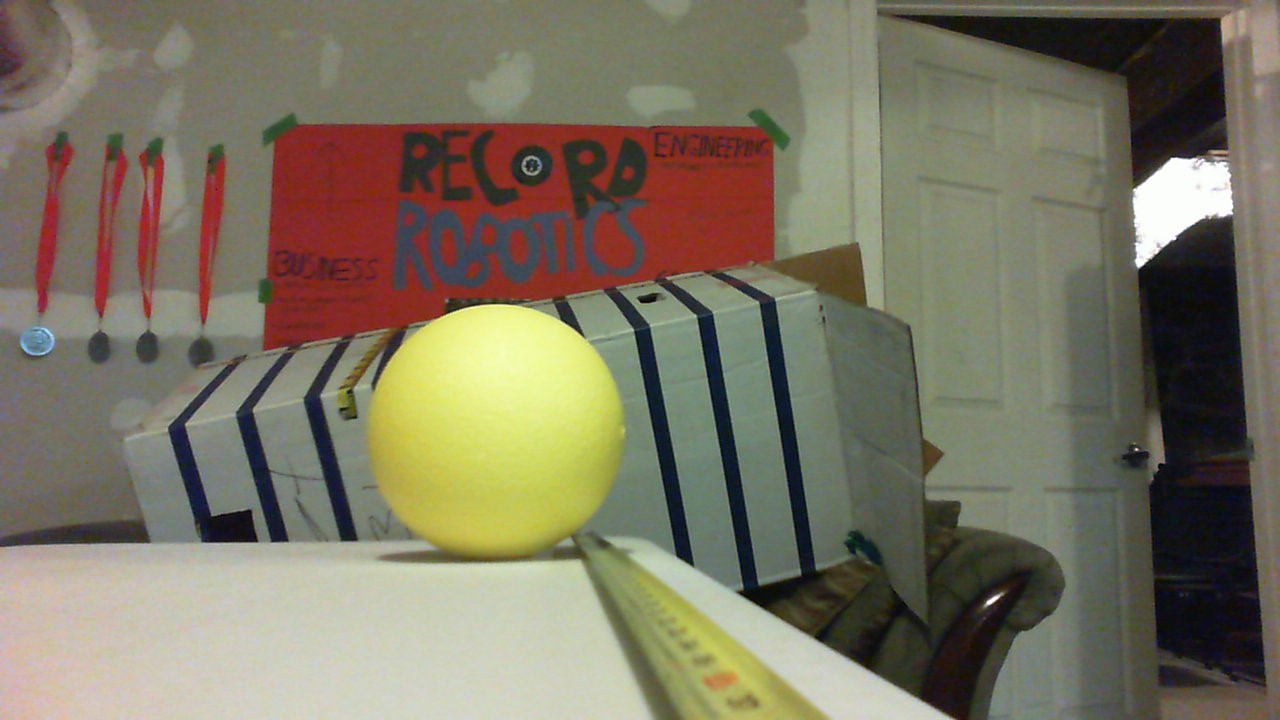
#> input picture Ball_3ft.jpg, 1280 x 720 px
$ python Distance.py   (older library calls are emulated)
#> lines starting #> are read from the running program, lines starting #| are printed output that depends on the picture; after the words box and inside, x2 and y2 are one past the last pixel; in counts of white or black regions, pixels touching at a corner belong together; long printed decimals are rounded
import cv2 as cv
import numpy as np
import math

'''
#load images
imgs = [
    cv.imread("OtherImgs\Ball_2ft.jpg"), #0
    cv.imread("OtherImgs\Ball_3ft.jpg"), #1
    cv.imread("OtherImgs\Ball_4ft.jpg"), #2
    cv.imread("OtherImgs\Ball_19deg.jpg"), #3
    cv.imread("2020SampleVisionImages\WPILib Robot Vision Images\BlueGoal-060in-Center.jpg"), #4
    cv.imread("2020SampleVisionImages\WPILib Robot Vision Images\BlueGoal-108in-Center.jpg"), #5
    cv.imread("2020SampleVisionImages\WPILib Robot Vision Images\BlueGoal-084in-Center.jpg"), #6
    cv.imread("2020SampleVisionImages\WPILib Robot Vision Images\BlueGoal-156in-Center.jpg"), #7
    cv.imread("2020SampleVisionImages\WPILib Robot Vision Images\BlueGoal-132in-Center.jpg"), #8
    cv.imread("2020SampleVisionImages\WPILib Robot Vision Images\BlueGoal-180in-Center.jpg"), #9
    cv.imread("2020SampleVisionImages\WPILib Robot Vision Images\BlueGoal-224in-Center.jpg"), #10
    cv.imread("2020SampleVisionImages\WPILib Robot Vision Images\BlueGoal-156in-Left.jpg"),   #11
    cv.imread("OtherImgs\GoalAtAngle.jpg"),  #12
    cv.imread("OtherImgs\GoalAtAngle_WithRit.jpg"), #13
    cv.imread("OtherImgs\GoalClose.jpg"), #14
    cv.imread("OtherImgs\goodFrame1.png") #15
    ]
'''
imgs = [cv.imread("Ball_3ft.jpg")]
cv.MergeExposures

#print(imgs[0].shape)
for i in range(len(imgs)):
    imgs[i] = cv.resize(imgs[i], (256, 144))
#> this loop made 1 pass
#> after the loop, imgs = 1 item

focalLength = 0
diagpx = 0
hpx = 0
diagFOV = 68.5
horizontalFOV = math.degrees(math.atan(math.tan(math.radians(diagFOV/2)) * (imgs[0].shape[1]/math.sqrt(imgs[0].shape[0]** 2 + imgs[0].shape[1]**2)) * 2))
#> horizontalFOV = 49.88
print(horizontalFOV, "HorizontalFOV")
#| 49.884 HorizontalFOV
ballWidth = 7
goalWidth = 39.25

def maskBalls(image):
    image = cv.cvtColor(image, cv.COLOR_BGR2HSV)
    #image = cv.GaussianBlur(image, (5,5), 0)
    #define colors
    upperLimit = np.array([75,255,255])
    lowerLimit = np.array([20,64,100])

    mask = cv.inRange(image.copy(), lowerLimit, upperLimit)

    return mask

# [7 lines left out: function findCircle, not called in this run]

def findDistance(width, focal, perWidth):
    return (width * focal) / perWidth

def calibrateBall(image, dist):
    global focalLength
    masked = maskBalls(image)

    _, contours, hierarchy = cv.findContours(masked, cv.RETR_EXTERNAL, cv.CHAIN_APPROX_NONE)

    myContour = max(contours, key=cv.contourArea)

    M = cv.moments(myContour, True)
    center = (int(M["m10"] / M["m00"]), int(M["m01"] / M["m00"]))

    area = cv.contourArea(myContour)
    diameter = math.sqrt(area/math.pi)*2

    focalLength = (diameter * dist)/ballWidth

def setDegPx(image):
    global diagpx
    global hpx

    width = image.shape[1]
    height = image.shape[0]
    diag = math.sqrt(width**2 + height**2)
    #print("diag", diag)

    diagpx = diagFOV/diag
    hpx = horizontalFOV/width

def findAngle(point, image):
    center = [image.shape[0]/2, image.shape[1]/2]
    return (center[1] - point[0])*hpx

# [127 lines left out: functions distanceToBall, calibrateGoal, maskGoal, findGoal, distanceToGoal, momentsBall and 1 more, not called in this run]

setDegPx(imgs[0])
calibrateBall(imgs[0], 36)
#> in maskBalls, `image = cv.cvtColor(image, cv.COLOR_BGR2HSV)`: image: shape (144, 256, 3); mean H, S, V 44.4, 66.1, 127.5
#> in maskBalls, `mask = cv.inRange(image.copy(), lowerLimit, upperLimit)`:
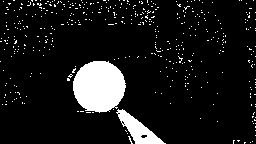
#> mask: shape (144, 256); 9.6% white; 437 white regions (435 under 20 px)
#> in calibrateBall, `masked = maskBalls(image)`:
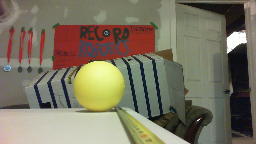
#> image: shape (144, 256, 3); mean of channels 0, 1, 2 97.5, 116.6, 122.9; drawn as B, G, R
#> in calibrateBall, `_, contours, hierarchy = cv.findContours(masked, cv.RETR_EXTERNAL, cv...`: contours = 437 contours, 435 with area under 20; largest, box (x1, y1, x2, y2) and area: (73, 61, 126, 113) 2054, (116, 109, 166, 144) 632
#> in calibrateBall, `myContour = max(contours, key=cv.contourArea)`: myContour = contour of 159 points, box (x1, y1, x2, y2) (73, 61, 126, 113), area 2054
#> in calibrateBall, `M = cv.moments(myContour, True)`: M = moments, m00 2053.5, centre m10/m00, m01/m00 = (98.67, 86.03)
#> in calibrateBall, `center = (int(M["m10"] / M["m00"]), int(M["m01"] / M["m00"]))`: center = (98, 86)
#> in calibrateBall, `area = cv.contourArea(myContour)`: area = 2053.5
#> in calibrateBall, `diameter = math.sqrt(area/math.pi)*2`: diameter = 51.13
#> in calibrateBall, `focalLength = (diameter * dist)/ballWidth`: focalLength = 263
#calibrateGoal(imgs[5], 156)

#print(momentsBall(imgs[0]))
#print(distanceToBall(imgs[3]))

$ run again, with OtherImgs/Ball_2ft.jpg copied over Ball_3ft.jpg
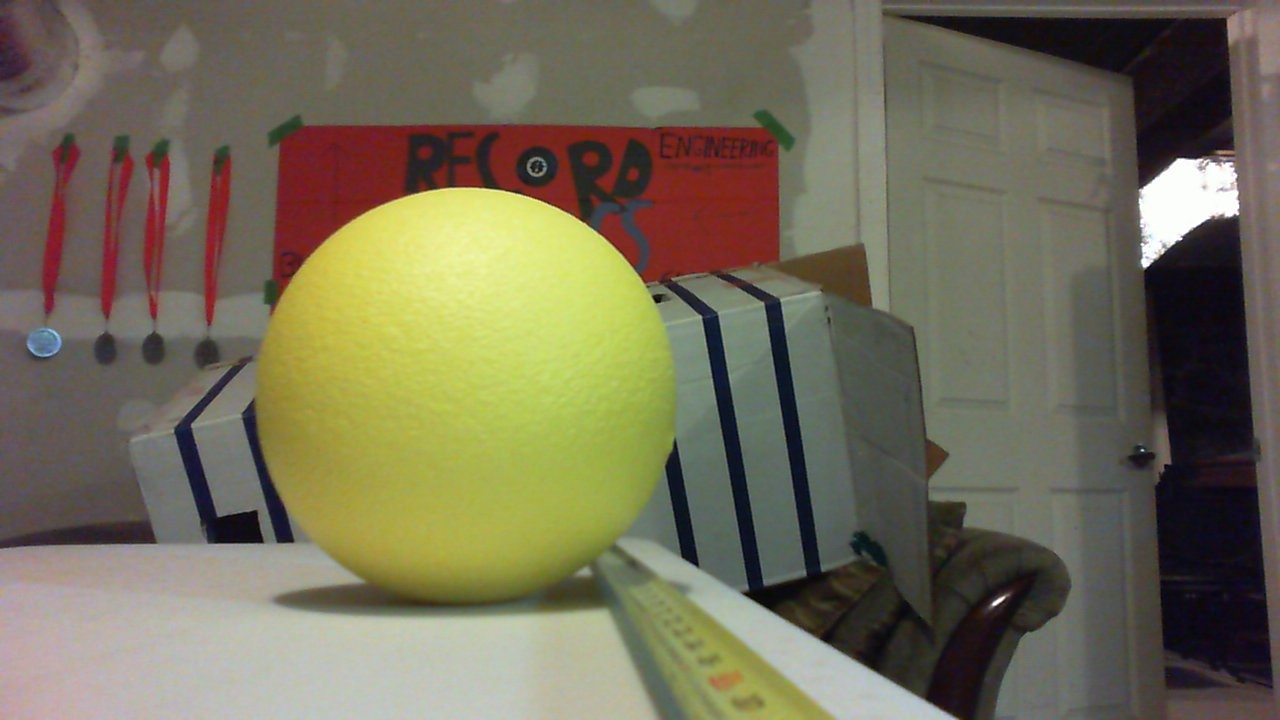
#> input picture OtherImgs/Ball_2ft.jpg, 1280 x 720 px
#> the loop `for i in range(len(imgs)):` made 1 pass
#> after the loop `for i in range(len(imgs)):`: imgs = 1 item
#| 49.884 HorizontalFOV
#> in maskBalls, `mask = cv.inRange(image.copy(), lowerLimit, upperLimit)`:
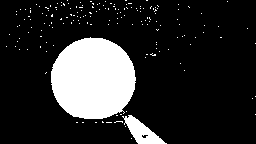
#> mask: shape (144, 256); 17.2% white; 170 white regions (168 under 20 px)
#> contours = 170 contours, 168 with area under 20; largest, box (x1, y1, x2, y2) and area: (51, 37, 136, 119) 5374, (122, 115, 167, 144) 524
#> myContour = contour of 243 points, box (x1, y1, x2, y2) (51, 37, 136, 119), area 5374
#> M = moments, m00 5373.5, centre m10/m00, m01/m00 = (92.77, 78.42)
#> center = (92, 78)
#> area = 5373.5
#> diameter = 82.71
#> focalLength = 425.4
